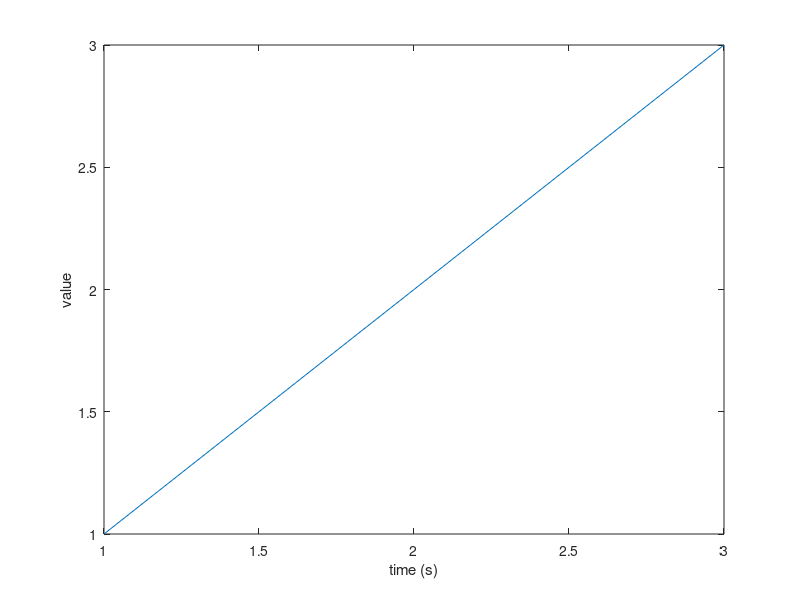

The MATLAB script that drew this image:
% expect: y is assigned after the plots began (line 3): MAT-2 defines the data, then plots it
x = [1 2 3];
plot(x, x);
xlabel('time (s)');
ylabel('value');
y = x;
